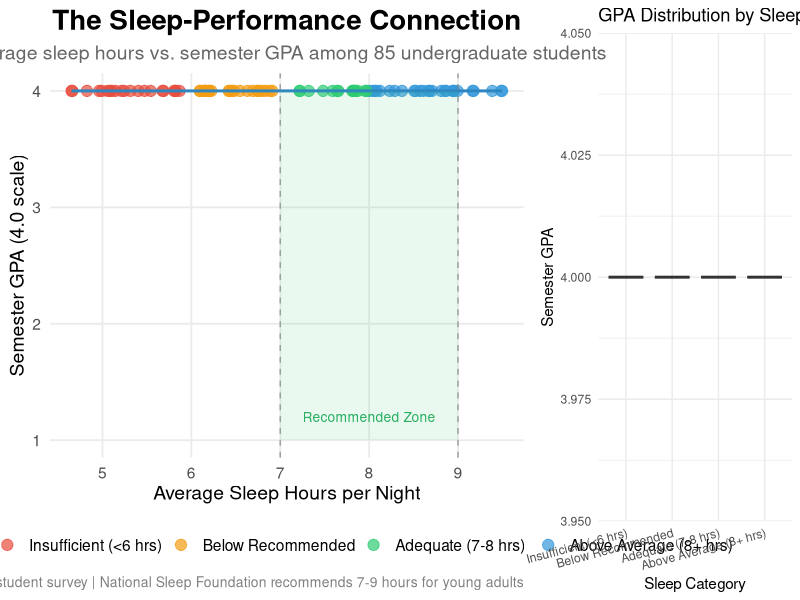

The R script that drew this image:
## ---- chunk 1
#| label: fig-sleep-gpa
#| fig-cap: "Relationship Between Average Sleep Hours and Semester GPA"
#| warning: false
#| message: false
# Load required packages
library(ggplot2)
library(dplyr)
library(ggpubr)

# Create realistic student data
set.seed(2023)  # For reproducibility
n_students <- 85

# Simulate data with realistic patterns
student_data <- data.frame(
  Student_ID = 1:n_students,
  Avg_Sleep_Hours = runif(n_students, min = 4.5, max = 9.5),
  GPA = numeric(n_students)
)

# Create GPA based on sleep with some noise
for(i in 1:n_students) {
  base_gpa <- 2.5 + (student_data$Avg_Sleep_Hours[i] * 0.4)  # Positive relationship
  noise <- rnorm(1, mean = 0, sd = 0.3)  # Random variation
  student_data$GPA[i] <- min(4.0, max(1.0, base_gpa + noise))  # Bound between 1.0-4.0
}

# Add categorical sleep groups for visualization
student_data <- student_data %>%
  mutate(
    Sleep_Category = case_when(
      Avg_Sleep_Hours < 6 ~ "Insufficient (<6 hrs)",
      Avg_Sleep_Hours >= 6 & Avg_Sleep_Hours < 7 ~ "Below Recommended",
      Avg_Sleep_Hours >= 7 & Avg_Sleep_Hours < 8 ~ "Adequate (7-8 hrs)",
      Avg_Sleep_Hours >= 8 ~ "Above Average (8+ hrs)"
    ),
    Sleep_Category = factor(Sleep_Category, 
                           levels = c("Insufficient (<6 hrs)", "Below Recommended", 
                                      "Adequate (7-8 hrs)", "Above Average (8+ hrs)"))
  )

# Create the main visualization
p1 <- ggplot(student_data, aes(x = Avg_Sleep_Hours, y = GPA)) +
  geom_point(aes(color = Sleep_Category), size = 3.5, alpha = 0.7) +
  geom_smooth(method = "lm", color = "#2E86C1", se = TRUE, fill = "#AED6F1", alpha = 0.3) +
  scale_color_manual(values = c("#E74C3C", "#F39C12", "#2ECC71", "#3498DB")) +
  labs(
    title = "The Sleep-Performance Connection",
    subtitle = "Average sleep hours vs. semester GPA among 85 undergraduate students",
    x = "Average Sleep Hours per Night",
    y = "Semester GPA (4.0 scale)",
    color = "Sleep Category",
    caption = "Data: Fall 2023 student survey | National Sleep Foundation recommends 7-9 hours for young adults"
  ) +
  theme_minimal(base_size = 14) +
  theme(
    plot.title = element_text(face = "bold", size = 20, hjust = 0.5),
    plot.subtitle = element_text(size = 14, color = "gray40", hjust = 0.5),
    legend.position = "bottom",
    legend.title = element_text(face = "bold"),
    panel.grid.minor = element_blank(),
    plot.caption = element_text(color = "gray50", size = 10)
  ) +
  # Add reference lines
  geom_vline(xintercept = 7, linetype = "dashed", color = "gray50", alpha = 0.7) +
  geom_vline(xintercept = 9, linetype = "dashed", color = "gray50", alpha = 0.7) +
  annotate("rect", xmin = 7, xmax = 9, ymin = 1, ymax = 4, 
           alpha = 0.1, fill = "#2ECC71") +
  annotate("text", x = 8, y = 1.2, label = "Recommended Zone", 
           color = "#27AE60", size = 3.5)

# Create a boxplot for categorical comparison
p2 <- ggplot(student_data, aes(x = Sleep_Category, y = GPA, fill = Sleep_Category)) +
  geom_boxplot(alpha = 0.8, outlier.size = 2) +
  scale_fill_manual(values = c("#E74C3C", "#F39C12", "#2ECC71", "#3498DB")) +
  labs(
    title = "GPA Distribution by Sleep Category",
    x = "Sleep Category",
    y = "Semester GPA"
  ) +
  theme_minimal() +
  theme(
    axis.text.x = element_text(angle = 15, hjust = 1),
    legend.position = "none"
  )

# Arrange plots side by side
ggarrange(p1, p2, ncol = 2, widths = c(2, 1))
